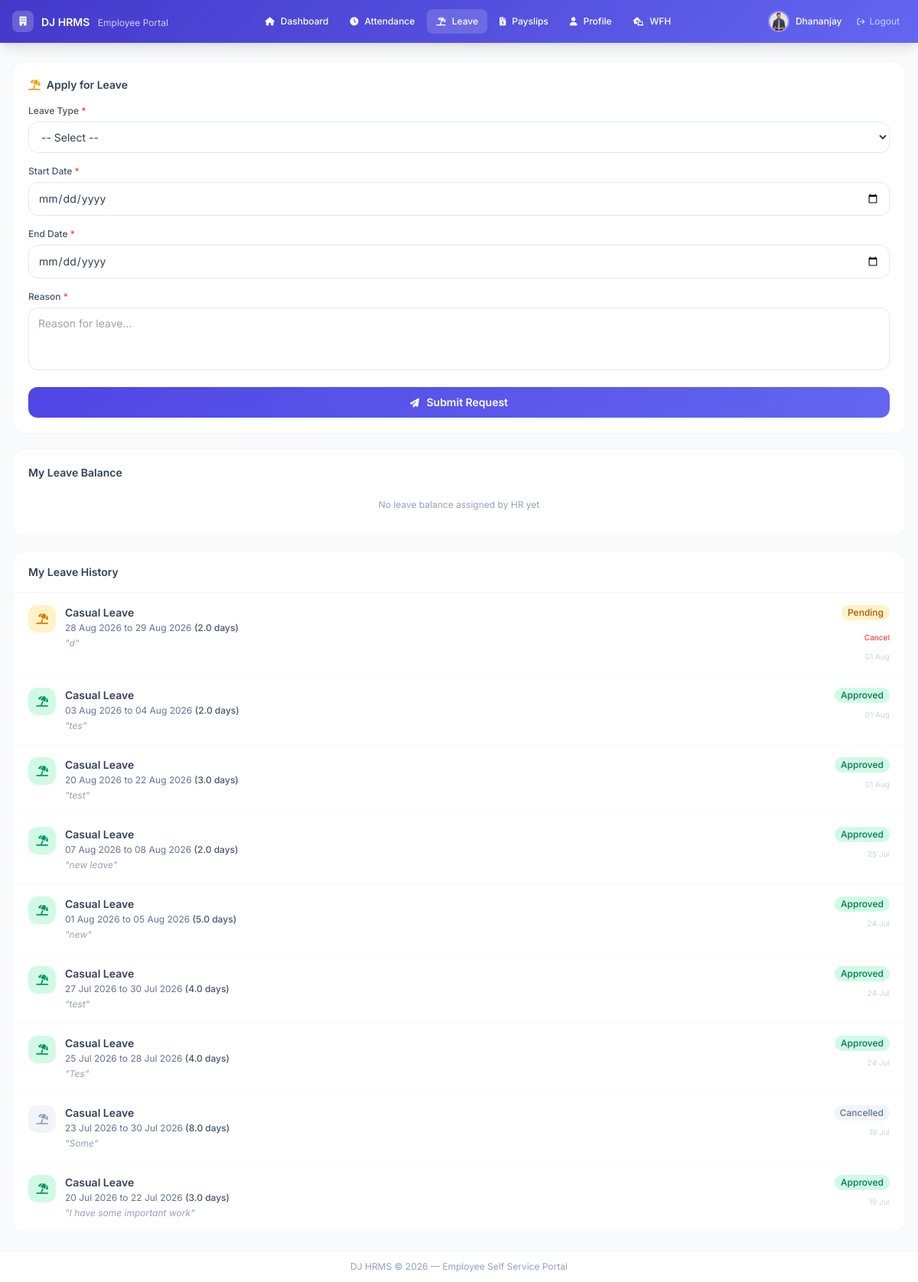
/portal/leave/apply/ (signed in), run on the app's committed database.
### employees/models.py (models this page shows, shortened)
class Employee(models.Model):
    GENDER_CHOICES = [('M', 'Male'), ('F', 'Female'), ('O', 'Other')]
    STATUS_CHOICES = [
        ('active', 'Active'),
        ('inactive', 'Inactive'),
        ('on_leave', 'On Leave'),
        ('terminated', 'Terminated'),
    ]
    EMPLOYMENT_TYPE = [
        ('full_time', 'Full Time'),
        ('part_time', 'Part Time'),
        ('contract', 'Contract'),
        ('intern', 'Intern'),
    ]
    user = models.OneToOneField(User, on_delete=models.CASCADE, null=True, blank=True)
    employee_id = models.CharField(max_length=20, unique=True)
    first_name = models.CharField(max_length=50)
    last_name = models.CharField(max_length=50)
    email = models.EmailField(unique=True)
    phone = models.CharField(max_length=15, blank=True)
    date_of_birth = models.DateField(null=True, blank=True)
    gender = models.CharField(max_length=1, choices=GENDER_CHOICES, blank=True)
    photo = models.ImageField(upload_to='employee_photos/', null=True, blank=True)
    department = models.ForeignKey(Department, on_delete=models.SET_NULL, null=True, related_name='employees')
    designation = models.ForeignKey(Designation, on_delete=models.SET_NULL, null=True, related_name='employees')
    date_joined = models.DateField()
    employment_type = models.CharField(max_length=20, choices=EMPLOYMENT_TYPE, default='full_time')
    status = models.CharField(max_length=20, choices=STATUS_CHOICES, default='active')
    address = models.TextField(blank=True)
    emergency_contact_name = models.CharField(max_length=100, blank=True)
    emergency_contact_phone = models.CharField(max_length=15, blank=True)
    status_reason = models.TextField(
        blank=True,
        help_text="Reason for the current status (resignation, long leave, termination, etc.)"
    )
    status_changed_at = models.DateTimeField(null=True, blank=True)
    hold_until = models.DateField(
        null=True, blank=True,
        help_text="Expected return / reactivation date — for employees on long leave (6 months, 1 year, etc.)"
    )
    created_at = models.DateTimeField(auto_now_add=True)
    updated_at = models.DateTimeField(auto_now=True)
    class Meta:
        ordering = ['first_name', 'last_name']

### leaves/models.py (models this page shows, shortened)
class LeaveRequest(models.Model):
    STATUS_CHOICES = [
        ('pending', 'Pending'),
        ('approved', 'Approved'),
        ('rejected', 'Rejected'),
        ('cancelled', 'Cancelled'),
    ]
    employee = models.ForeignKey(Employee, on_delete=models.CASCADE, related_name='leave_requests')
    leave_type = models.ForeignKey(LeaveType, on_delete=models.CASCADE)
    start_date = models.DateField()
    end_date = models.DateField()
    days = models.DecimalField(max_digits=4, decimal_places=1)
    reason = models.TextField()
    status = models.CharField(max_length=20, choices=STATUS_CHOICES, default='pending')
    approved_by = models.ForeignKey(
        Employee, on_delete=models.SET_NULL, null=True, blank=True,
        related_name='approved_leaves'
    )
    approved_at = models.DateTimeField(null=True, blank=True)
    rejection_reason = models.TextField(blank=True)
    created_at = models.DateTimeField(auto_now_add=True)
    updated_at = models.DateTimeField(auto_now=True)
    class Meta:
        ordering = ['-created_at']

class LeaveType(models.Model):
    name = models.CharField(max_length=100, unique=True)
    code = models.CharField(max_length=10, unique=True)
    days_allowed = models.PositiveSmallIntegerField(default=0)
    is_paid = models.BooleanField(default=True)
    carry_forward = models.BooleanField(default=False)
    max_carry_forward_days = models.PositiveSmallIntegerField(default=0)
    description = models.TextField(blank=True)

### employees/portal_views.py (the view, shortened to what this page needs)
# urls.py: path('leave/apply/', portal_views.portal_apply_leave, name='portal_apply_leave'),
@employee_required
def portal_apply_leave(request):
    employee    = get_employee(request)
    leave_types = LeaveType.objects.all()
    today       = date.today()
    year        = today.year
    leave_balances = LeaveBalance.objects.filter(
        employee=employee,
        year=year
    ).select_related('leave_type')
    my_leaves = LeaveRequest.objects.filter(
        employee=employee
    ).order_by('-created_at')[:15]
    return render(request, 'portal/apply_leave.html', {
        'employee':       employee,
        'leave_types':    leave_types,
        'leave_balances': leave_balances,
        'my_leaves':      my_leaves,
        'today':          today,
    })

### templates/portal/apply_leave.html (shortened to what this page needs)
{% extends 'portal/base_portal.html' %}
{% block content %}
<div class="grid grid-cols-1 xl:grid-cols-3 gap-5">
  <div class="xl:col-span-1">
    <div class="bg-white rounded-2xl border border-slate-100 p-5 mb-5">
      <h2 class="text-slate-700 font-semibold text-sm mb-4 flex items-center gap-2">
        <i class="fas fa-umbrella-beach text-amber-500"></i> Apply for Leave
      </h2>
      <form method="post">
        <div class="space-y-4">
          <div>
            <label class="block text-slate-600 text-xs font-medium mb-1.5">Leave Type <span class="text-red-500">*</span></label>
            <select name="leave_type" required
              class="w-full border border-slate-200 rounded-xl px-3 py-2.5 text-slate-700 text-sm focus:outline-none focus:border-brand-400 bg-white">
              <option value="">-- Select --</option>
            </select>
          </div>
          <div>
            <label class="block text-slate-600 text-xs font-medium mb-1.5">Start Date <span class="text-red-500">*</span></label>
            <input type="date" name="start_date" id="startDate"
              min="{{ today|date:'Y-m-d' }}" required onchange="calcDays()"
              class="w-full border border-slate-200 rounded-xl px-3 py-2.5 text-slate-700 text-sm focus:outline-none focus:border-brand-400">
          </div>
          <div>
            <label class="block text-slate-600 text-xs font-medium mb-1.5">End Date <span class="text-red-500">*</span></label>
            <input type="date" name="end_date" id="endDate"
              min="{{ today|date:'Y-m-d' }}" required onchange="calcDays()"
              class="w-full border border-slate-200 rounded-xl px-3 py-2.5 text-slate-700 text-sm focus:outline-none focus:border-brand-400">
          </div>
          <div>
            <label class="block text-slate-600 text-xs font-medium mb-1.5">Reason <span class="text-red-500">*</span></label>
            <textarea name="reason" rows="3" required
              placeholder="Reason for leave..."
              class="w-full border border-slate-200 rounded-xl px-3 py-2.5 text-slate-700 text-sm focus:outline-none focus:border-brand-400 resize-none"></textarea>
          </div>
          <button type="submit"
            class="w-full py-2.5 rounded-xl text-white text-sm font-semibold hover:opacity-90 active:scale-[0.98] transition-all"
            style="background: linear-gradient(135deg, #4f46e5, #6366f1)">
            <i class="fas fa-paper-plane mr-1.5 text-xs"></i> Submit Request
          </button>
        </div>
      </form>
    </div>
    <div class="bg-white rounded-2xl border border-slate-100 p-5">
      <h2 class="text-slate-700 font-semibold text-sm mb-3">My Leave Balance</h2>
      <div class="space-y-3">
        {% for bal in leave_balances %}
        <div class="flex items-center justify-between py-2 border-b border-slate-50">
          <div>
            <p class="text-slate-700 text-xs font-medium">{{ bal.leave_type.name }}</p>
            <p class="text-slate-400 text-[10px]">{{ bal.leave_type.code }} &bull; {% if bal.leave_type.is_paid %}Paid{% else %}Unpaid{% endif %}</p>
          </div>
          <div class="text-right">
            <p class="text-slate-800 font-bold text-sm">{{ bal.available_days }}</p>
            <p class="text-slate-400 text-[10px]">of {{ bal.total_days }} left</p>
          </div>
        </div>
        {% empty %}
        <p class="text-slate-400 text-xs text-center py-3">No leave balance assigned by HR yet</p>
        {% endfor %}
      </div>
    </div>
  </div>
  <div class="xl:col-span-2">
    <div class="bg-white rounded-2xl border border-slate-100 overflow-hidden">
      <div class="px-5 py-4 border-b border-slate-100">
        <h2 class="text-slate-700 font-semibold text-sm">My Leave History</h2>
      </div>
      <div class="divide-y divide-slate-50">
        {% for leave in my_leaves %}
        <div class="px-5 py-4 hover:bg-slate-50 transition-colors">
          <div class="flex items-start justify-between gap-3">
            <div class="flex items-start gap-3">
              <div class="w-9 h-9 rounded-xl flex items-center justify-center flex-shrink-0
                {% if leave.status == 'approved' %}bg-emerald-100{% elif leave.status == 'rejected' %}bg-red-100{% elif leave.status == 'cancelled' %}bg-slate-100{% else %}bg-amber-100{% endif %}">
                <i class="fas fa-umbrella-beach text-sm
                  {% if leave.status == 'approved' %}text-emerald-600{% elif leave.status == 'rejected' %}text-red-500{% elif leave.status == 'cancelled' %}text-slate-400{% else %}text-amber-600{% endif %}"></i>
              </div>
              <div>
                <p class="text-slate-700 text-sm font-semibold">{{ leave.leave_type.name }}</p>
                <p class="text-slate-500 text-xs mt-0.5">
                  {{ leave.start_date|date:"d M Y" }} to {{ leave.end_date|date:"d M Y" }}
                  <span class="font-medium text-slate-600">({{ leave.days }} day{{ leave.days|pluralize }})</span>
                </p>
                <p class="text-slate-400 text-xs mt-1 italic">"{{ leave.reason|truncatechars:60 }}"</p>
              </div>
            </div>
            <div class="flex flex-col items-end gap-2 flex-shrink-0">
              <span class="text-xs px-2 py-0.5 rounded-full font-medium
                {% if leave.status == 'approved' %}bg-emerald-100 text-emerald-700
                {% elif leave.status == 'rejected' %}bg-red-100 text-red-600
                {% elif leave.status == 'cancelled' %}bg-slate-100 text-slate-500
                {% else %}bg-amber-100 text-amber-700{% endif %}">
                {{ leave.get_status_display }}
              </span>
              {% if leave.status == 'pending' %}
              <form method="post" action="{% url 'portal_cancel_leave' leave.pk %}">
                <button type="submit"
                  class="text-[10px] text-red-500 hover:underline font-medium"
                  onclick="return confirm('Cancel this leave request?')">
                  Cancel
                </button>
              </form>
              {% endif %}
              <p class="text-slate-300 text-[10px]">{{ leave.created_at|date:"d M" }}</p>
            </div>
          </div>
        </div>
        {% empty %}
        <div class="py-12 text-center">
          <i class="fas fa-umbrella-beach text-slate-200 text-3xl mb-3 block"></i>
          <p class="text-slate-400 text-sm">No leave requests yet</p>
        </div>
        {% endfor %}
      </div>
    </div>
  </div>
</div>
{% endblock %}

### templates/portal/base_portal.html (shortened to what this page needs)
<!DOCTYPE html>
<html lang="en" class="h-full">
<head>
  <script src="https://cdn.tailwindcss.com"></script>
  <link href="https://cdnjs.cloudflare.com/ajax/libs/font-awesome/6.5.0/css/all.min.css" rel="stylesheet">
</head>
<body class="h-full bg-slate-50">
<div class="min-h-screen flex flex-col">
  <nav class="text-white shadow-lg flex-shrink-0" style="background: linear-gradient(135deg, #4338ca, #6366f1)">
    <div class="max-w-7xl mx-auto px-4">
      <div class="flex items-center justify-between h-14">
        <div class="flex items-center gap-2.5">
          <div class="w-7 h-7 bg-white bg-opacity-20 rounded-lg flex items-center justify-center">
            <i class="fas fa-building text-white text-xs"></i>
          </div>
          <div>
            <span class="text-white font-semibold text-sm">DJ HRMS</span>
            <span class="text-indigo-200 text-xs ml-1.5">Employee Portal</span>
          </div>
        </div>
        <div class="hidden md:flex items-center gap-1">
          <a href="{% url 'portal_dashboard' %}"
            class="nav-item {% if request.resolver_match.url_name == 'portal_dashboard' %}active{% endif %} flex items-center gap-2 px-3 py-2 rounded-lg text-white text-xs font-medium">
            <i class="fas fa-home text-[11px]"></i> Dashboard
          </a>
          <a href="{% url 'portal_attendance' %}"
            class="nav-item {% if request.resolver_match.url_name == 'portal_attendance' %}active{% endif %} flex items-center gap-2 px-3 py-2 rounded-lg text-white text-xs font-medium">
            <i class="fas fa-clock text-[11px]"></i> Attendance
          </a>
          <a href="{% url 'portal_apply_leave' %}"
            class="nav-item {% if request.resolver_match.url_name == 'portal_apply_leave' %}active{% endif %} flex items-center gap-2 px-3 py-2 rounded-lg text-white text-xs font-medium">
            <i class="fas fa-umbrella-beach text-[11px]"></i> Leave
          </a>
          <a href="{% url 'portal_payslips' %}"
            class="nav-item {% if request.resolver_match.url_name == 'portal_payslips' %}active{% endif %} flex items-center gap-2 px-3 py-2 rounded-lg text-white text-xs font-medium">
            <i class="fas fa-file-invoice-dollar text-[11px]"></i> Payslips
          </a>
          <a href="{% url 'portal_profile' %}"
            class="nav-item {% if request.resolver_match.url_name == 'portal_profile' %}active{% endif %} flex items-center gap-2 px-3 py-2 rounded-lg text-white text-xs font-medium">
            <i class="fas fa-user text-[11px]"></i> Profile
          </a>
<a href="{% url 'portal_wfh' %}"
  class="nav-item {% if request.resolver_match.url_name == 'portal_wfh' %}active{% endif %} flex items-center gap-2 px-3 py-2 rounded-lg text-white text-xs font-medium">
  <i class="fas fa-house-laptop text-[11px]"></i> WFH
</a>
        </div>
        <div class="flex items-center gap-3">
          {% if employee %}
          <div class="flex items-center gap-2">
            {% if employee.photo %}
              <img src="{{ employee.photo.url }}" class="w-7 h-7 rounded-full object-cover border-2 border-white border-opacity-30">
            {% else %}
              <div class="w-7 h-7 rounded-full bg-white bg-opacity-20 flex items-center justify-center text-white text-[10px] font-bold">
                {{ employee.first_name|first|upper }}{{ employee.last_name|first|upper }}
              </div>
            {% endif %}
            <span class="text-white text-xs font-medium hidden sm:block">{{ employee.first_name }}</span>
          </div>
          {% endif %}
          <a href="{% url 'employee_logout' %}"
            class="text-indigo-200 hover:text-white text-xs flex items-center gap-1.5 px-2 py-1.5 rounded-lg hover:bg-white hover:bg-opacity-10 transition-colors">
            <i class="fas fa-arrow-right-from-bracket text-[10px]"></i>
            <span class="hidden sm:block">Logout</span>
          </a>
        </div>
      </div>
    </div>
  </nav>
  <main class="flex-1 max-w-7xl mx-auto w-full px-4 py-6">
    {% block content %}{% endblock %}
  </main>
  <footer class="bg-white border-t border-slate-100 py-3 text-center">
    <p class="text-slate-400 text-xs">DJ HRMS &copy; 2026 &mdash; Employee Self Service Portal</p>
  </footer>
</div>
</body>
</html>

### data on the page
Employee: photo (placeholder picture), first_name "Dhananjay"
LeaveRequest: leave_type.name "Casual Leave", start_date "28 Aug 2026", end_date "29 Aug 2026", days "2.0", reason "d", status "Pending", shows "Cancel", created_at "01 Aug"
LeaveRequest: leave_type.name "Casual Leave", start_date "03 Aug 2026", end_date "04 Aug 2026", days "2.0", reason "tes", status "Approved", created_at "01 Aug"
LeaveRequest: leave_type.name "Casual Leave", start_date "20 Aug 2026", end_date "22 Aug 2026", days "3.0", reason "test", status "Approved", created_at "01 Aug"
LeaveRequest: leave_type.name "Casual Leave", start_date "07 Aug 2026", end_date "08 Aug 2026", days "2.0", reason "new leave", status "Approved", created_at "25 Jul"
LeaveRequest: leave_type.name "Casual Leave", start_date "01 Aug 2026", end_date "05 Aug 2026", days "5.0", reason "new", status "Approved", created_at "24 Jul"
LeaveRequest: leave_type.name "Casual Leave", start_date "27 Jul 2026", end_date "30 Jul 2026", days "4.0", reason "test", status "Approved", created_at "24 Jul"
LeaveRequest: leave_type.name "Casual Leave", start_date "25 Jul 2026", end_date "28 Jul 2026", days "4.0", reason "Tes", status "Approved", created_at "24 Jul"
LeaveRequest: leave_type.name "Casual Leave", start_date "23 Jul 2026", end_date "30 Jul 2026", days "8.0", reason "Some", status "Cancelled", created_at "19 Jul"
LeaveRequest: leave_type.name "Casual Leave", start_date "20 Jul 2026", end_date "22 Jul 2026", days "3.0", reason "I have some important work", status "Approved", created_at "19 Jul"
